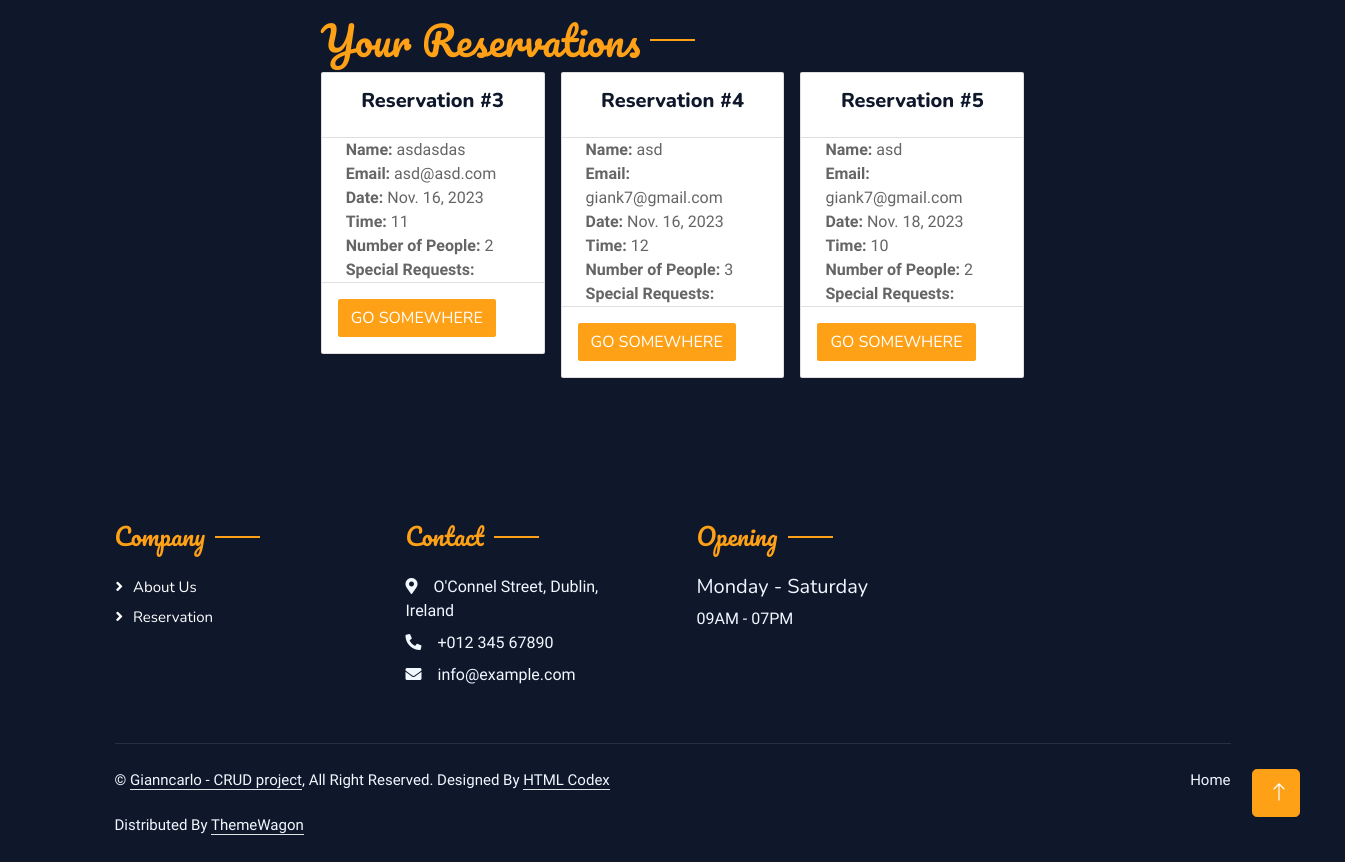
Before: /profile/reservation_list/ (signed in, lower part) with the older database file.
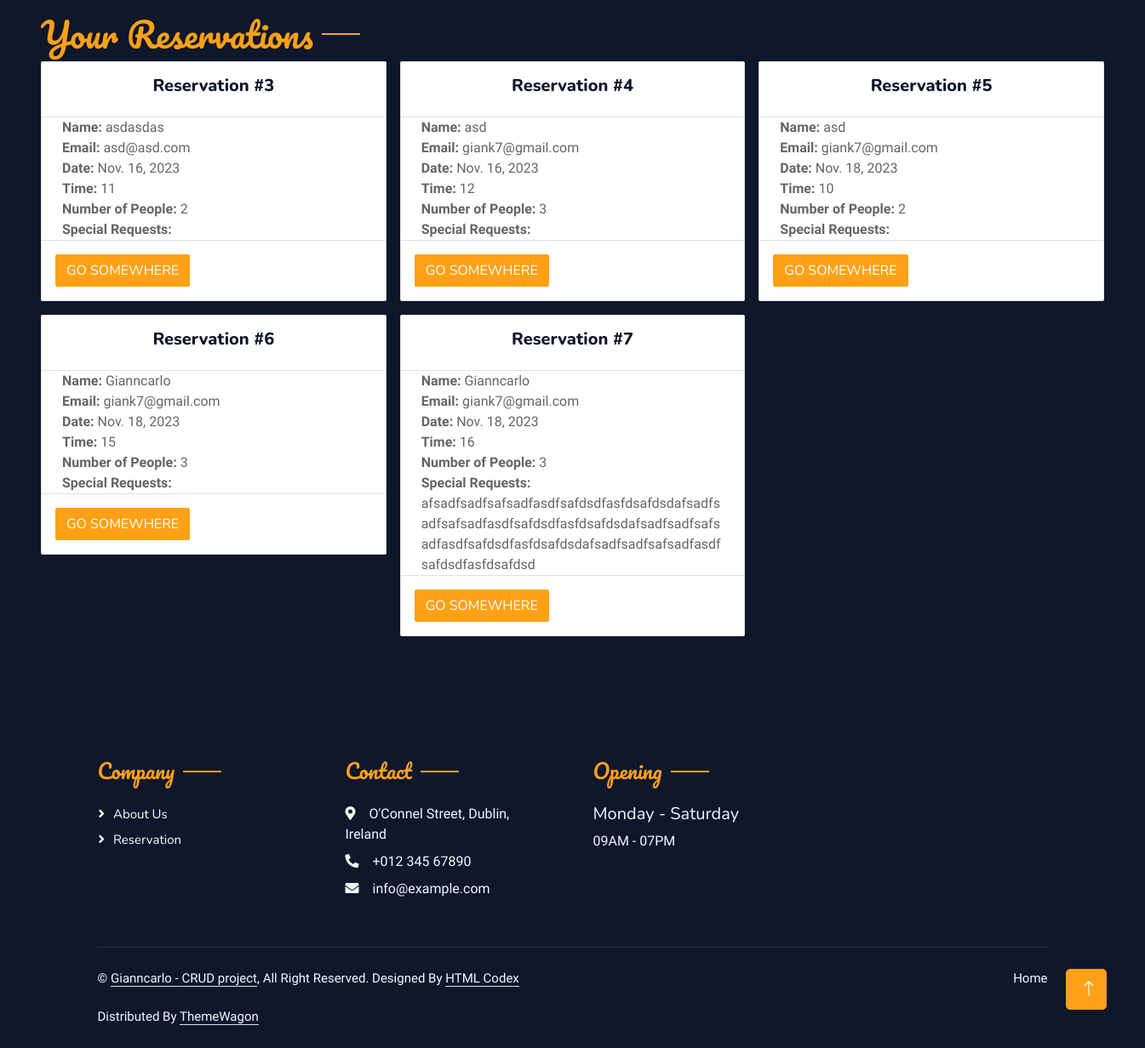
After: the same page with the newer database file.
### profiles/models.py (models this page shows, shortened)
class Reservation(models.Model):
    user = models.ForeignKey(User, on_delete=models.CASCADE)
    name = models.CharField(max_length=255)
    email = models.EmailField()
    date = models.DateField()
    time = models.IntegerField(choices=[
        (9, '9AM'),
        (10, '10AM'),
        (11, '11AM'),
        (12, '12M'),
        (13, '1PM'),
        (14, '2PM'),
        (15, '3PM'),
        (16, '4PM'),
        (17, '5PM'),
        (18, '6PM'),
    ])
    no_of_people = models.IntegerField(choices=[
        (1, '1'),
        (2, '2'),
        (3, '3'),
        (4, '4'),
        (5, '5'),
    ])
    special_request = models.TextField(blank=True)

### profiles/views.py (the view)
# urls.py: path('reservation_list/', reservation_list, name='reservation_list'),
def reservation_list(request):
    reservations = Reservation.objects.all()
    return render(request, 'reservation_list.html', {'reservations': reservations})

### profiles/templates/reservation_list.html (shortened to what this page needs)
{% extends "base.html" %}
{% load static %}
{% block content %}
{% if user.is_authenticated %}
{% include 'includes/list.html' %}
{% endif %}
{% endblock %}

### templates/includes/list.html (shortened to what this page needs)
<div id="reservation" class="container-xxl px-0 wow fadeInUp" data-wow-delay="0.1s">
    <div class="row g-0">
        <div class="col-md-12 bg-dark d-flex align-items-center">
            <div class="mx-auto p-5 wow fadeInUp" data-wow-delay="0.2s">
                <h1 class="section-title ff-secondary text-start text-primary fw-normal">Your Reservations</h1>
                <div class="container-xxl px-0 wow fadeInUp" data-wow-delay="0.1s">
                    <div class="row row-cols-1 row-cols-md-3 g-3">
                        {% for reservation in reservations %}
                        <div class="col">
                            <div class="card">
                                <div class="card-body">
                                    <h5 class="text-center card-title">Reservation #{{ reservation.id }}</h5>
                                </div>
                                <ul class="px-4 list-group list-group-flush" style="list-style-type: none;">
                                    <li>
                                        <strong>Name:</strong> {{ reservation.name }}<br>
                                        <strong>Email:</strong> {{ reservation.email }}<br>
                                        <strong>Date:</strong> {{ reservation.date }}<br>
                                        <strong>Time:</strong> {{ reservation.time }}<br>
                                        <strong>Number of People:</strong> {{ reservation.no_of_people }}<br>
                                        <strong>Special Requests:</strong> {{ reservation.special_request }}<br>
                                    </li>
                                </ul>
                                <div class="card-body">
                                    <a href="#" class="btn btn-primary">Go somewhere</a>
                                </div>
                            </div>
                        </div>
                        {% endfor %}
                    </div>
                </div>
            </div>
        </div>
    </div>
</div>

Changed rows visible on the page:
added Reservation: id "6", name "Gianncarlo", email "giank7@gmail.com", date "Nov. 18, 2023", time "15", no_of_people "3"
added Reservation: id "7", name "Gianncarlo", email "giank7@gmail.com", date "Nov. 18, 2023", time "16", no_of_people "3", special_request "afsadfsadfsafsadfasdfsafdsdfasfdsafdsdafsadfsadfsafsadfasdfsafdsdfasfdsafdsdafsadfsadfsafsadfasdfsafdsdfasfdsafdsdafsadfsadfsafsadfasdfsafdsdfasfdsafdsd"
